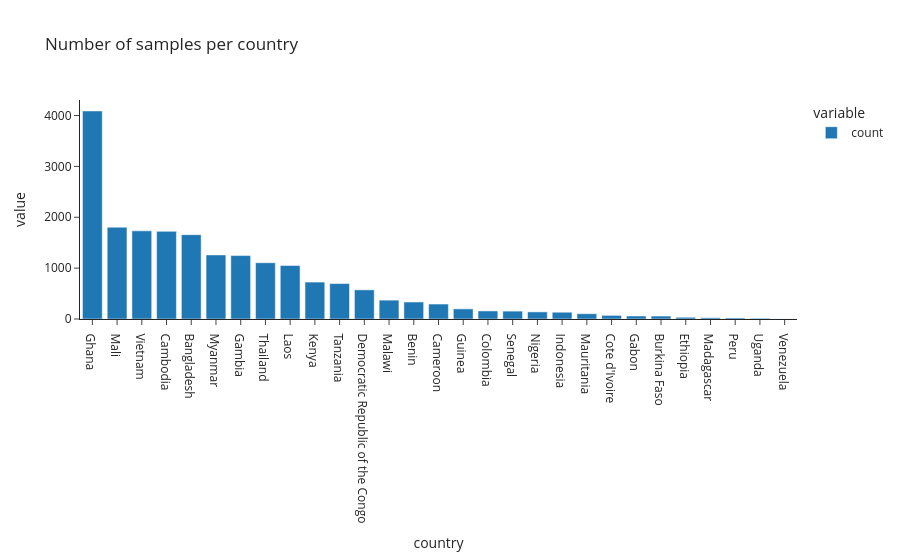

Notebook cell for this chart:
### Markdown cell above
## Visualizing Data Distributions

### Code cell
px.bar(
    metadata['country'].value_counts(),
    template='simple_white',
    title='Number of samples per country'
)

### Figure 1 — Plotly figure (JSON) as saved in the notebook; plotly's stock layout.template omitted (floating-point values rounded to 4 significant figures)
{"data": [{"hovertemplate": "variable=count<br>country=%{x}<br>value=%{y}<extra></extra>", "legendgroup": "count", "marker": {"color": "#1F77B4", "pattern": {"shape": ""}}, "name": "count", "orientation": "v", "showlegend": true, "textposition": "auto", "type": "bar", "x": ["Ghana", "Mali", "Vietnam", "Cambodia", "Bangladesh", "Myanmar", "Gambia", "Thailand", "Laos", "Kenya", "Tanzania", "Democratic Republic of the Congo", "Malawi", "Benin", "Cameroon", "Guinea", "Colombia", "Senegal", "Nigeria", "Indonesia", "Mauritania", "Cote d'Ivoire", "Gabon", "Burkina Faso", "Ethiopia", "Madagascar", "Peru", "Uganda", "Venezuela"], "xaxis": "x", "y": [4090, 1804, 1733, 1723, 1658, 1260, 1247, 1106, 1052, 726, 697, 573, 371, 334, 294, 199, 159, 155, 140, 133, 104, 71, 59, 58, 34, 25, 21, 15, 2], "yaxis": "y"}], "layout": {"barmode": "relative", "legend": {"title": {"text": "variable"}, "tracegroupgap": 0}, "title": {"text": "Number of samples per country"}, "xaxis": {"anchor": "y", "domain": [0, 1], "title": {"text": "country"}}, "yaxis": {"anchor": "x", "domain": [0, 1], "title": {"text": "value"}}}}
